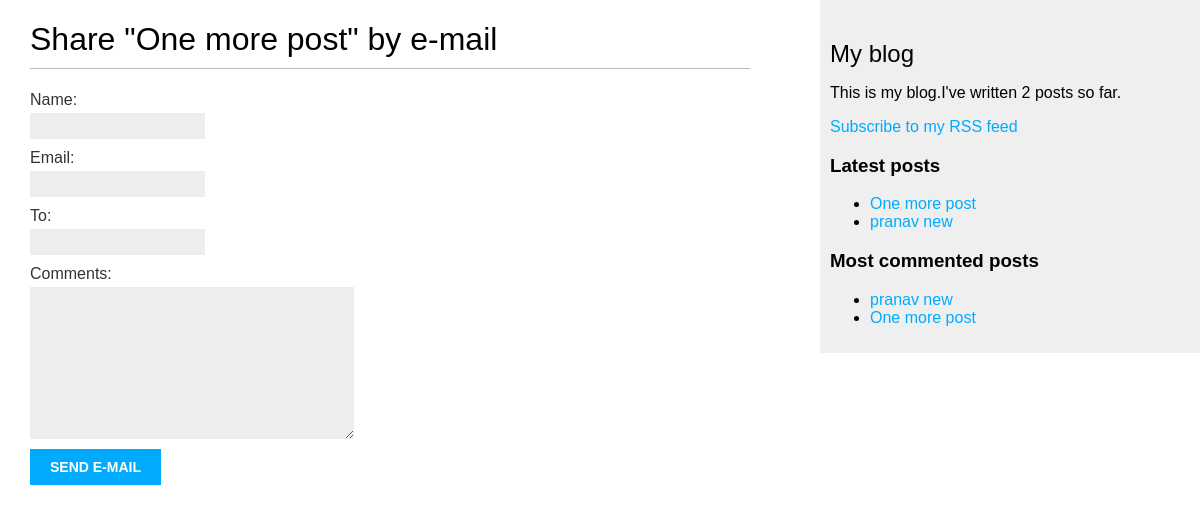
Before: /blog/2/share/ with the older database file.
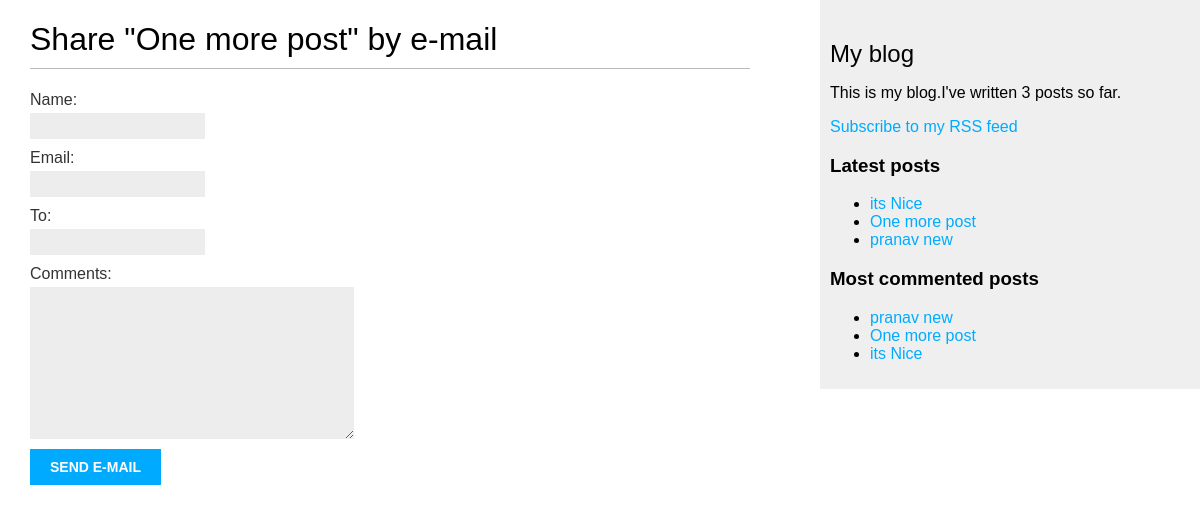
After: the same page with the newer database file.
### blog/models.py (models this page shows, shortened)
class Post(models.Model):
    def get_absolute_url(self):
        return reverse("blog:post_detail", args=[self.publish.year,self.publish.month,
                        self.publish.day,self.slug])
    objects = models.Manager()
    published = PublishedManager()
    tags = TaggableManager()
    STATUS_CHOICES = (
        ('draft', 'Draft'),
        ('published', 'Published'),
    )
    title = models.CharField(max_length=250)
    slug = models.SlugField(max_length=250, unique_for_date='publish')
    author = models.ForeignKey(User, on_delete=models.CASCADE, related_name='blog_posts')
    body = models.TextField()
    publish = models.DateTimeField(default=timezone.now)
    created = models.DateTimeField(auto_now_add=True)
    updated = models.DateTimeField(auto_now=True)
    status = models.CharField(max_length=10, choices=STATUS_CHOICES, default='draft')
    class Meta:
        ordering = ('-publish',) #- means descending

### blog/views.py (the view)
# urls.py: path('<int:post_id>/share/', views.post_share, name='post_share'),
def post_share(request, post_id):
    post = get_object_or_404(Post, id=post_id, status='published')
    sent = False
    if request.method == 'POST':
        form = EmailPostForm(request.POST)
        if form.is_valid():
            cd = form.cleaned_data
            post_url = request.build_absolute_uri(post.get_absolute_url())
            subject = f"{cd['name']} recommends you read {post.title}"
            message = f"Read {post.title} at {post_url}\n\n" \
                      f"{cd['name']}\'s comments: {cd['comments']}"
            send_mail(subject, message, 'admin@myblog.com', [cd['to']])
            sent = True
    else:
        form = EmailPostForm()
    return render(request, 'blog/post/share.html', {'post':post, 'form':form, 'sent':sent})

### blog/forms.py
class EmailPostForm(forms.Form):
    name = forms.CharField(max_length=25)
    email = forms.EmailField()
    to = forms.EmailField()
    comments = forms.CharField(required=False, widget=forms.Textarea)

### blog/models.py (called while the page is built)
    def get_queryset(self):
        return super(PublishedManager, self).get_queryset().filter(status='published')

### blog/templatetags/blog_tags.py (called while the page is built)
@register.simple_tag
def total_posts(): return Post.published.count()

@register.inclusion_tag('blog/post/latest_posts.html')
def show_latest_posts(count=5):
    latest_posts = Post.published.order_by('-publish')[:count]
    return {'latest_posts': latest_posts}

@register.simple_tag
def get_most_commented_posts(count=5):
    return Post.published.annotate(total_comments=Count('comments')).order_by\
                                    ('-total_comments')[:count]

### blog/templates/blog/post/share.html (shortened to what this page needs)
{% extends "blog/base.html" %}
{% block content %}
    {% if sent %}
        <h1>
            Email successfully sent
        </h1>
        <p>
            "{{ post.title }}" was successfully sent to
            {{ form.cleaned_data.to }}
        </p>
    {% else %}
        <h1>
            Share "{{ post.title }}" by e-mail
        </h1>
        <form method="post">
            {{ form.as_p }}
            <input type="submit" value="Send e-mail">
        </form>
    {% endif %}
{% endblock %}

### blog/templates/blog/base.html (shortened to what this page needs)
{% load blog_tags %}
{% load static %}
<!DOCTYPE html>
<html lang="en">
<head>
    <link href="{% static "blog.css" %}" rel="stylesheet">
</head>
<body>
    <div id="content">
        {% block content%}
        {% endblock %}
    </div>
    <div id="sidebar">
        <h2>My blog</h2>
        <p>This is my blog.I've written {% total_posts %} posts so far.</p>
        <p>
            <a href="{% url "blog:post_feed"%}">Subscribe to my RSS feed</a>
        </p>
        <h3>Latest posts</h3>
        {% show_latest_posts 3%}
        <h3>Most commented posts</h3>
        {% get_most_commented_posts as most_commented_posts%}
        <ul>
            {% for post in most_commented_posts %}
            <li>
                <a href="{{post.get_absolute_url}}">{{post.title}}</a>
            </li>
            {% endfor %}
        </ul>
    </div>
</body>
</html>

### blog/templates/blog/post/latest_posts.html
<ul>
    {% for post in latest_posts %}
    <li>
        <a href="{{ post.get_absolute_url }}">
            {{post.title}}
        </a>
    </li>
    {% endfor %}
</ul>

Changed rows visible on the page:
added Post: title "its Nice"
Other visible differences:
text no longer shown: "2"
text now shown: "3"
